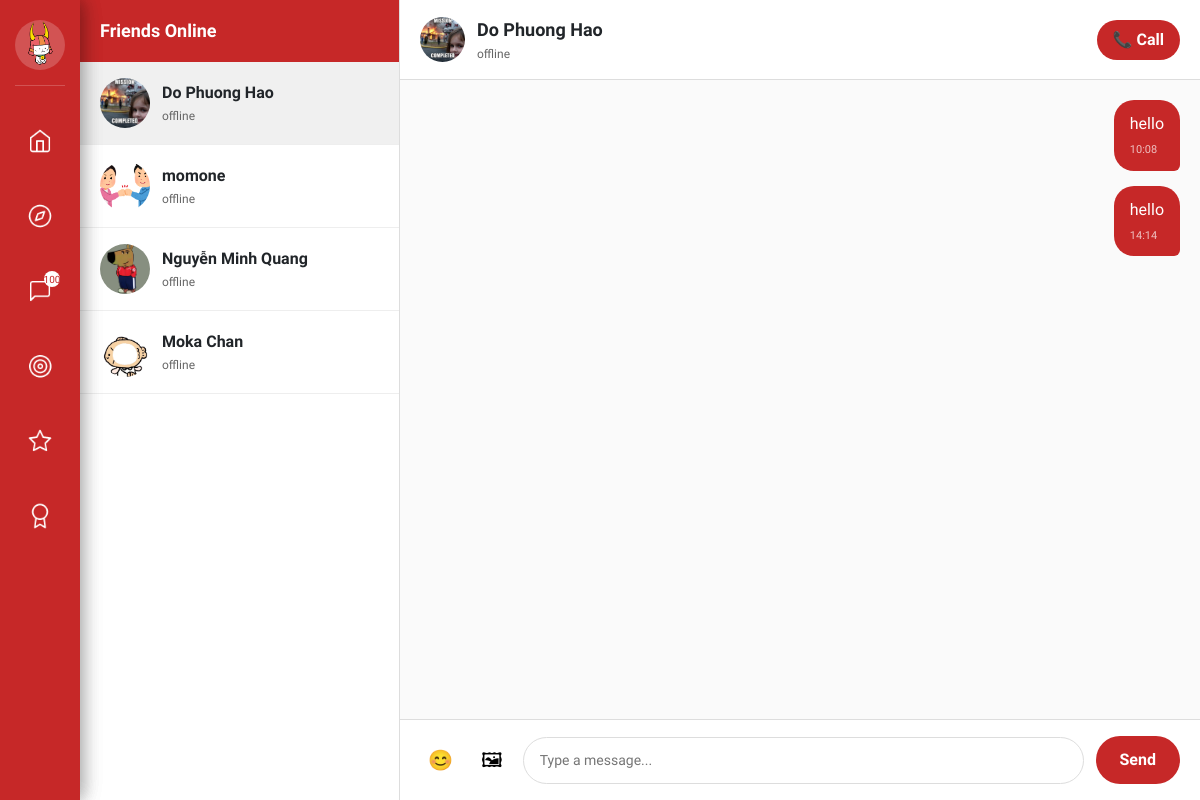
Page /social/chat/12/ (signed in) on the committed database.
### users/models.py (models this page shows, shortened)
class User(AbstractUser):
    GENDER_CHOICES = [
        ('male', 'Male'),
        ('female', 'Female'),
        ('other', 'Other'),
        ('not_specified', 'Not specified'),
    ]
    STATUS_CHOICES = [
        ('online', 'Online'),
        ('offline', 'Offline'),
        ('busy', 'Busy'),
        ('away', 'Away'),
        ('available', 'Available for connection'),
    ]
    phone_regex = RegexValidator(
        regex=r'^\+?1?\d{9,15}$',
        message="Phone number must be in the format: '+999999999' or '0999999999'"
    )
    email = models.EmailField(unique=True)
    phone = models.CharField(
        validators=[phone_regex],
        max_length=17,
        unique=True,
        help_text="Phone number must be in the format: '+84xxxxxxxxx' or '0xxxxxxxxx'"
    )
    full_name = models.CharField(max_length=100)
    hometown = models.CharField(max_length=255, blank=True)
    date_of_birth = models.DateField(null=True, blank=True, verbose_name="Date of Birth")
    gender = models.CharField(
        max_length=20,
        choices=GENDER_CHOICES,
        default='not_specified',
        help_text="User's gender"
    )
    bio = models.TextField(
        max_length=500,
        blank=True,
        help_text="Short introduction about yourself (max 500 characters)"
    )
    status = models.CharField(
        max_length=20,
        choices=STATUS_CHOICES,
        default='offline',
        help_text="Current status"
    )
    interests = models.TextField(default='[]', blank=True)
    avatar = models.ImageField(upload_to='avatars/', blank=True)
    latitude = models.FloatField(null=True, blank=True, help_text="Latitude")
    longitude = models.FloatField(null=True, blank=True, help_text="Longitude")
    search_radius = models.FloatField(default=50.0, help_text="Search radius (km)")
    level = models.IntegerField(default=1)
    points = models.IntegerField(default=0)
    is_admin = models.BooleanField(default=False)
    objects = UserManager()
    USERNAME_FIELD = 'email'
    REQUIRED_FIELDS = ['phone', 'full_name']
    class Meta:
        verbose_name = "User"
        verbose_name_plural = "Users"
        ordering = ['-date_joined']
    def get_display_name(self):
        return self.full_name or self.username

### social/models.py (models this page shows, shortened)
class Message(models.Model):
    TYPE_CHOICES = (('text', 'Text'), ('image', 'Image'), ('sticker', 'Sticker'), ('location', 'Location'))
    sender = models.ForeignKey(User, related_name='sent_messages', on_delete=models.CASCADE)
    receiver = models.ForeignKey(User, related_name='received_messages', on_delete=models.SET_NULL, null=True, blank=True)
    group = models.ForeignKey('Group', on_delete=models.SET_NULL, null=True, blank=True)
    content = models.TextField(blank=True)
    type = models.CharField(max_length=10, choices=TYPE_CHOICES, default='text')
    image = models.ImageField(upload_to='messages/', blank=True, null=True)
    latitude = models.FloatField(null=True, blank=True, help_text="Vĩ độ vị trí")
    longitude = models.FloatField(null=True, blank=True, help_text="Kinh độ vị trí")
    created_at = models.DateTimeField(default=timezone.now)
    class Meta:
        ordering = ['-created_at']

### social/views.py (the view, shortened to what this page needs)
# urls.py: path('chat/<int:friend_id>/', views.chat_detail, name='chat_detail'),
@login_required
def chat_detail(request, friend_id):
    friend = get_object_or_404(User, id=friend_id)
    is_friend = Friendship.objects.filter(
        Q(user1=request.user, user2=friend) |
        Q(user1=friend, user2=request.user)
    ).exists()
    if not is_friend:
        messages.error(request, 'Bạn chỉ có thể chat với bạn bè!')
        return redirect('wall')
    messages_list = Message.objects.filter(
        Q(sender=request.user, receiver=friend) |
        Q(sender=friend, receiver=request.user)
    ).order_by('created_at')
    friends_ids = []
    friendships1 = Friendship.objects.filter(user1=request.user).values_list('user2_id', flat=True)
    friendships2 = Friendship.objects.filter(user2=request.user).values_list('user1_id', flat=True)
    friends_ids = list(friendships1) + list(friendships2)
    friends = User.objects.filter(id__in=friends_ids).exclude(id=request.user.id)
    unread_messages_count = Message.objects.filter(
        receiver=request.user,
        sender__in=friends_ids
    ).count()
    context = {
        'friend': friend,
        'messages': messages_list,
        'friends': friends,
        'unread_messages_count': unread_messages_count
    }
    return render(request, 'chat_detail.html', context)

### templates/chat_detail.html (shortened to what this page needs)
{% extends 'base.html' %} {% load static %}  {% block content %}
<div class="chat-container">
  <div class="friends-list">
    <h3>Friends Online</h3>
    <div class="friends-container">
      {% if friends %} {% for friend_item in friends %}
      <a
        href="{% url 'chat_detail' friend_item.id %}"
        class="friend {% if friend_item.id == friend.id %}active{% endif %}"
      >
        {% if friend_item.avatar %}
        <img
          src="{{ friend_item.avatar.url }}"
          alt="Avatar"
          class="friend-avatar"
        />
        {% else %}
        <div class="friend-avatar-placeholder">👤</div>
        {% endif %}
        <div class="friend-info">
          <div class="friend-name">{{ friend_item.get_display_name }}</div>
          <div class="friend-status">
            {{ friend_item.status|default:"Online" }}
          </div>
        </div>
      </a>
      {% endfor %} {% endif %}
    </div>
  </div>
  <div class="chat-window">
    <div class="chat-header">
      <div class="chat-header-info">
        {% if friend.avatar %}
        <img
          src="{{ friend.avatar.url }}"
          alt="Avatar"
          class="chat-header-avatar"
        />
        {% else %}
        <div class="chat-header-avatar-placeholder">👤</div>
        {% endif %}
        <div>
          <div class="chat-name">{{ friend.get_display_name }}</div>
          <div class="chat-status">{{ friend.status|default:"Online" }}</div>
        </div>
      </div>
      <button onclick="initiateCall({{ friend.id }})" title="Gọi điện">
        📞 Call
      </button>
    </div>
    <div class="chat-messages" id="chatMessages">
      {% for message in messages %}
      <div
        class="message {% if message.sender == user %}sent{% else %}received{% endif %}"
        data-message-id="{{ message.id }}"
      >
        <div class="message-bubble">
          {% if message.type == 'image' and message.image %}
          <img src="{{ message.image.url }}" alt="Image" />
          {% if message.content %}
          <div>{{ message.content }}</div>
          {% endif %} {% else %}
          <div>{{ message.content }}</div>
          {% endif %}
          <div class="message-time">{{ message.created_at|date:"H:i" }}</div>
        </div>
      </div>
      {% empty %}
      <div class="empty-chat">
        <i class="fas fa-comments"></i>
        <h3>Chưa có tin nhắn nào</h3>
        <p>Hãy bắt đầu cuộc trò chuyện!</p>
      </div>
      {% endfor %}
    </div>
    <div class="chat-input">
      <form
        method="POST"
        enctype="multipart/form-data"
        id="chatForm"
        style="display: flex; align-items: center; gap: 12px; width: 100%"
      >
        <button
          type="button"
          class="emoji-btn"
          id="emojiBtn"
          title="Chọn emoji"
        >
          😊
        </button>
        <button
          type="button"
          class="image-btn"
          onclick="document.getElementById('imageInput').click()"
          title="Gửi ảnh"
        >
          🖼
        </button>
        <input
          type="text"
          name="content"
          placeholder="Type a message..."
          id="messageInput"
        />
        <button type="submit" class="send-btn">Send</button>
      </form>
    </div>
  </div>
</div>
{% endblock %}

### templates/base.html (shortened to what this page needs)
{% load static %}
<!DOCTYPE html>
<html lang="en">
  <head>
    <link
      href="https://cdn.jsdelivr.net/npm/bootstrap@5.3.0/dist/css/bootstrap.min.css"
      rel="stylesheet"
    />
    <link
      href="https://cdnjs.cloudflare.com/ajax/libs/font-awesome/6.4.0/css/all.min.css"
      rel="stylesheet"
    />
  </head>
  <body>
    <div class="sidebar">
      <div class="profile-section">
        <div class="profile-avatar" id="profile-btn">
          {% if user.avatar %}
          <img
            src="{{ user.avatar.url }}"
            alt="Avatar"
            style="
              width: 100%;
              height: 100%;
              border-radius: 50%;
              object-fit: cover;
            "
          />
          {% else %}
          <i class="fas fa-user"></i>
          {% endif %}
        </div>
      </div>
      <div class="nav-buttons">
        <button class="sidebar-btn" id="home-btn" title="Home">
          <span class="icon-home"></span>
        </button>
        <button class="sidebar-btn" id="social-btn" title="Social Network">
          <span class="icon-social"></span>
        </button>
        <button class="sidebar-btn" id="chat-btn" title="Message">
          <span class="icon-message"></span>
          {% if unread_messages_count > 0 %}
          <span
            style="
              position: absolute;
              top: 5px;
              right: 5px;
              background: #fff;
              color: #c62828;
              font-size: 10px;
              border-radius: 50%;
              width: 16px;
              height: 16px;
              display: flex;
              align-items: center;
              justify-content: center;
            "
            >{{ unread_messages_count }}</span
          >
          {% endif %}
        </button>
        <label for="mission-toggle" class="sidebar-btn" title="Mission">
          <span class="icon-mission"></span>
        </label>
        <label for="event-toggle" class="sidebar-btn" title="Event">
          <span class="icon-event"></span>
        </label>
        <label for="achievement-toggle" class="sidebar-btn" title="Achievement">
          <span class="icon-achievement"></span>
        </label>
      </div>
    </div>
    <div class="panels">
      <div class="content-panel mission-panel">
        <div class="panel-header">Mission</div>
        <div class="panel-content">
          <div class="event-card">
            <h3>Daily Check-in</h3>
            <p>
            </p>
          </div>
          <div class="event-card">
            <h3>Help a Newcomer</h3>
            <p>Guide someone new to the community and earn mentor badges.</p>
          </div>
          <div class="event-card">
            <h3>Share Your Story</h3>
            <p>Tell your journey and inspire others in the community.</p>
          </div>
          <div class="event-card">
            <h3>Local Explorer</h3>
            <p>Discover and review local Vietnamese businesses and services.</p>
          </div>
        </div>
      </div>
      <div class="content-panel event-panel">
        <div class="panel-header">Sự kiện</div>
        <div class="panel-content">
          <div class="event-card">
            <h3>🎉 Khám phá sự kiện</h3>
            <p>
            </p>
          </div>
        </div>
      </div>
      <div class="content-panel achievement-panel">
        <div class="panel-header">Achievements</div>
        <div class="panel-content">
          <div class="event-card">
            <h3>Community Builder</h3>
            <p>
            </p>
          </div>
          <div class="event-card">
            <h3>Social Butterfly</h3>
            <p>
            </p>
          </div>
          <div class="event-card">
            <h3>Culture Ambassador</h3>
            <p>
            </p>
          </div>
        </div>
      </div>
    </div>
    <div
      class="main-container"
      style="margin-left: 80px; padding: 20px; min-height: 100vh"
    >
      {% block content %}{% endblock %}
    </div>
  </body>
</html>

### templates/base.html (style rules this page uses)
* { margin: 0; padding: 0; box-sizing: border-box; font-family: "Baloo 2", Arial, sans-serif !important; }
body { background: #f5f5f5; overflow: hidden; }
.sidebar { position: fixed; left: 0; top: 0; width: 80px; height: 100vh; background: #c62828; display: flex; flex-direction: column; align-items: center; z-index: 1000; box-shadow: 4px 0 12px rgba(0, 0, 0, 0.1); }
.profile-section { padding: 20px 0 15px 0; border-bottom: 1px solid rgba(255, 255, 255, 0.2); margin-bottom: 30px; }
.profile-avatar { width: 50px; height: 50px; background: rgba(255, 255, 255, 0.2); border-radius: 50%; display: flex; align-items: center; justify-content: center; font-size: 24px; color: white; cursor: pointer; transition: all 0.3s ease; }
.nav-buttons { flex: 1; display: flex; flex-direction: column; align-items: center; justify-content: flex-start; gap: 25px; }
.sidebar-btn { width: 50px; height: 50px; background: transparent; border: none; border-radius: 12px; color: white; font-size: 20px; cursor: pointer; display: flex; align-items: center; justify-content: center; transition: all 0.3s ease; position: relative; }
.content-panel { position: fixed; left: 80px; top: 0; width: 400px; height: 100vh; background: white; box-shadow: 4px 0 20px rgba(0, 0, 0, 0.1); transform: translateX(-100%); transition: transform 0.3s ease; z-index: 999; overflow: hidden; }
.panel-header { background: #c62828; color: white; padding: 20px; text-align: center; font-weight: 600; font-size: 18px; }
.panel-content { height: calc(100vh - 70px); overflow-y: auto; padding: 20px; }
.event-card { background: #fce4ec; border-radius: 16px; padding: 20px; margin-bottom: 16px; border: none; box-shadow: 0 2px 8px rgba(0, 0, 0, 0.1); transition: transform 0.2s ease; }
.event-card h3 { color: #1565c0; font-size: 18px; font-weight: 600; margin-bottom: 8px; }
.event-card p { color: #424242; font-size: 14px; line-height: 1.5; margin-bottom: 12px; }
.event-panel { position: fixed; left: 80px; top: 0; width: 400px; height: 100vh; background: white; box-shadow: 4px 0 20px rgba(0, 0, 0, 0.1); transform: translateX(-100%); transition: transform 0.3s ease; z-index: 999; overflow: hidden; }
.achievement-panel { position: fixed; left: 80px; top: 0; width: 400px; height: 100vh; background: white; box-shadow: 4px 0 20px rgba(0, 0, 0, 0.1); transform: translateX(-100%); transition: transform 0.3s ease; z-index: 999; overflow: hidden; }
.icon-home { display: block; width: 64px; height: 64px; background-image: url("/static/images/Home.png"); background-size: contain; background-repeat: no-repeat; background-position: center; }
.icon-message { display: block; width: 64px; height: 64px; background-image: url("/static/images/Message.png"); background-size: contain; background-repeat: no-repeat; background-position: center; }
.icon-social { display: block; width: 64px; height: 64px; background-image: url("/static/images/Social.png"); background-size: contain; background-repeat: no-repeat; background-position: center; }
.icon-mission { display: block; width: 64px; height: 64px; background-image: url("/static/images/MissionButton.png"); background-size: contain; background-repeat: no-repeat; background-position: center; }
.icon-event { display: block; width: 64px; height: 64px; background-image: url("/static/images/EventButton.png"); background-size: contain; background-repeat: no-repeat; background-position: center; }
.icon-achievement { display: block; width: 64px; height: 64px; background-image: url("/static/images/AchievementButton.png"); background-size: contain; background-repeat: no-repeat; background-position: center; }

### rows in the picture
User: avatar (picture)
User: avatar (picture), get_display_name "Do Phuong Hao", status "offline"
User: avatar (picture), get_display_name "momone", status "offline"
User: avatar (picture), get_display_name "Nguyễn Minh Quang", status "offline"
User: avatar (picture), get_display_name "Moka Chan", status "offline"
Message: content "hello", created_at "10:08"
Message: content "hello", created_at "14:14"

### other values in the picture
{{ unread_messages_count }} "100"
